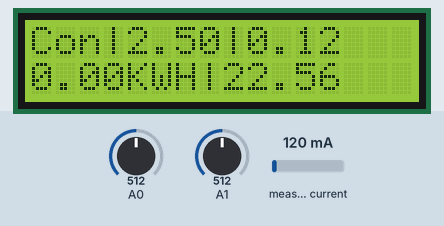
A sketch run on a simulated Arduino Uno, built with avr-gcc and run on an emulated ATmega328P. Parts: 16×2 character LCD. Inputs (shaded band) come from the test bench; at power-on: measured current 120 mA, A0 = 512, A1 = 512. What the sketch prints to the serial monitor is not drawn.

Above: at 1.2 s.
1.3 s: measured current set to 40 mA
At 2.5 s:
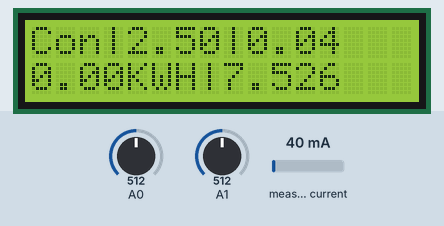
2.8 s: A0 set to 716
At 4.0 s:
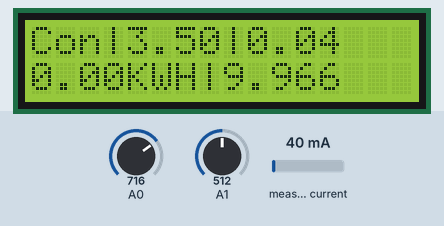
4.3 s: measured current set to 500 mA
At 5.0 s:
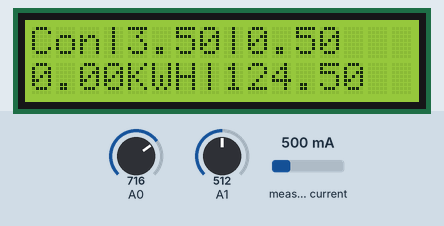
5.9 s: A0 set to 511
At 6.4 s:
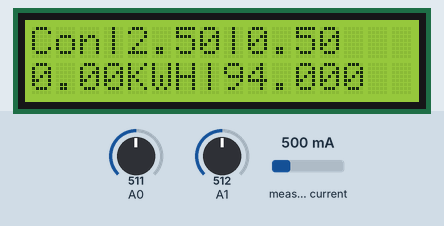
7.4 s: measured current set to 1000 mA
At 7.8 s:
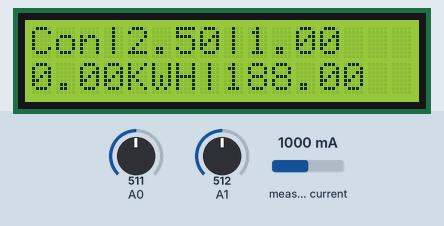
8.9 s: A0 set to 306
At 9.2 s:
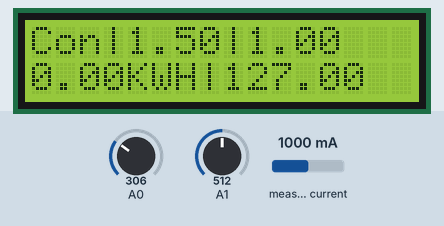
Timing chart, 0 to 11.4 s (numbered marks = the images above; inputs shaded):
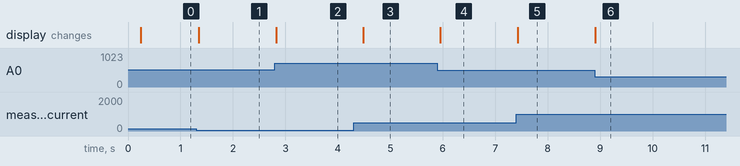

The sketch:

energy_monitor_09022017.ino
```cpp
#include <EEPROM.h>
#include "EmonLib.h"
#include <LiquidCrystal.h>

LiquidCrystal lcd(9, 8, 7,6,5,4);

EnergyMonitor emon1;
int i=0;
double start,t,cons,lastupdate,lastsave;
char res[200];
void setup()
{
  Serial.begin(9600);

  lcd.begin(16, 2);
  emon1.current(A1, 30);
  start=0;
  lastupdate=0;
  lastsave=0;
  EEPROM.get(50, cons);
 if(isnan(cons))
 cons=0;

}

void loop()
{
  lcd.setCursor(0,0);
  double Irms =emon1.calcIrms(1480);
  Serial.println(Irms);
  int asensor=analogRead(A1);
  Serial.println(asensor);
  int sensorValue = analogRead(A0);
  double vold=0,volm=0;
  if(sensorValue!=0){
    vold=sensorValue*0.00488758553;
    volm=round((vold+0.594286)/0.016429);
  }
  float power=volm*Irms;
  t=millis()-start;
  start=millis();
  t=t/1000;
  double temp;
  temp=t*power;
  temp=temp/1000;
  temp=temp/3600;
  cons=cons+temp;
  lcd.print("Con|");
  lcd.print(vold);
  lcd.print("|");
  lcd.print(Irms);

  lcd.setCursor(0,1);
  lcd.print(cons);
  lcd.print("KWH|");
  lcd.print(power);
  if((millis()-lastsave)>300000)
  {
    EEPROM.put(50, cons);
    lastsave=millis();
  }
}
```

Measured:
- after the input at 1.3 s, the display: changes after 0.05 s (image 1)
- after the input at 2.8 s, the display: changes at once (image 2)
- after the input at 4.3 s, the display: changes after 0.18 s (image 3)
- after the input at 5.9 s, the display: changes after 0.06 s (image 4)
- after the input at 7.4 s, the display: changes at once (image 5)
- after the input at 8.9 s, the display: changes at once (image 6)
